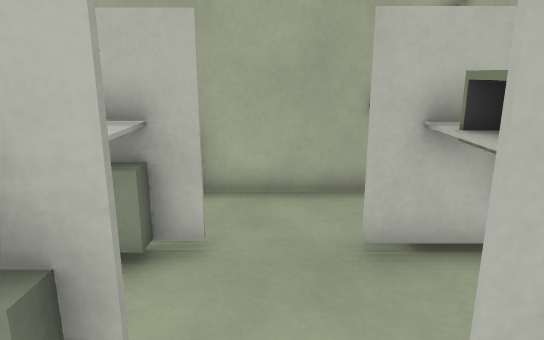
view 1 (above)

24 first-person views from a walk through a 3-D level made in the Godot game engine. The camera is 1.3 m above the floor, tilts 14° down and sees 70° across. The floor is counted in squares, 0.5 m on a side. Each view is taken from the middle of a square. On the plan, view 1 faces up. The plan holds only what a view shows up to about 20 squares ahead; the rest is blank. The place goes on beyond the plan. Some surface patterns are stand-ins.

view 2
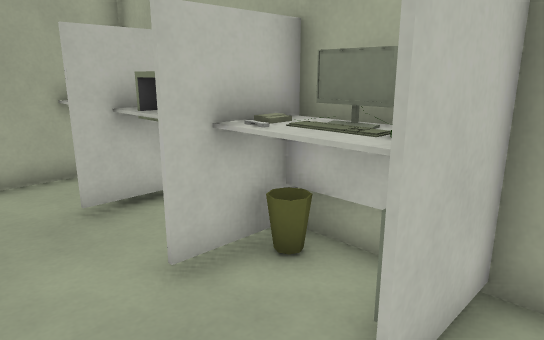

view 3
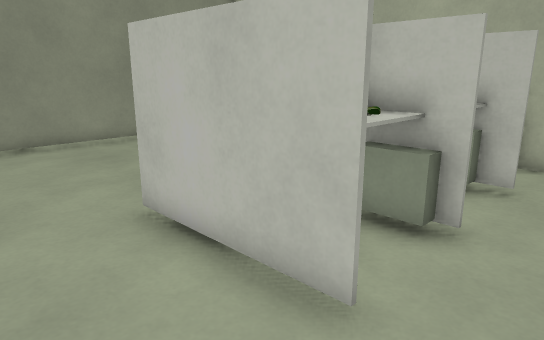

view 4
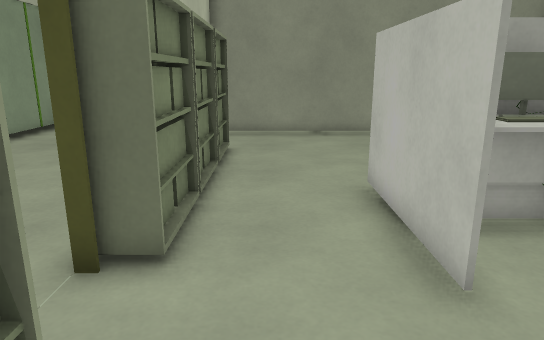

view 5
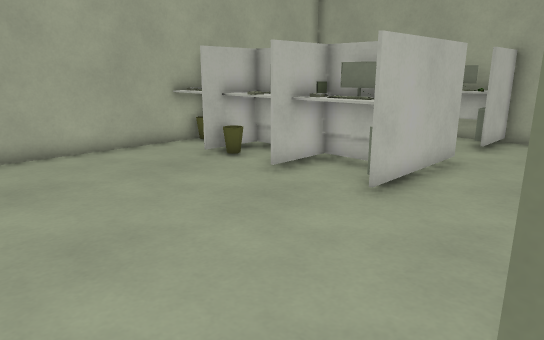

view 6
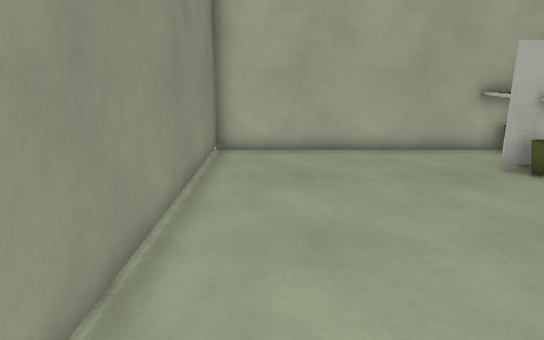

view 7
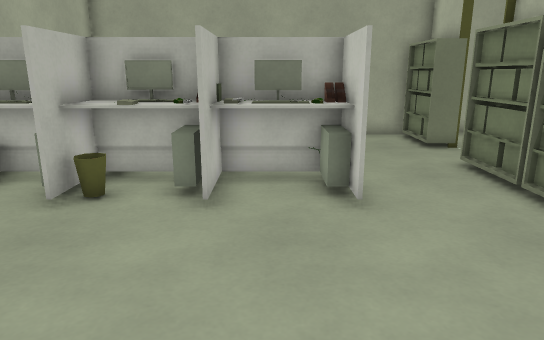

view 8
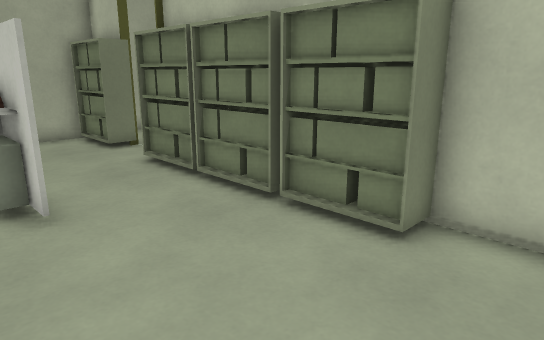

view 9
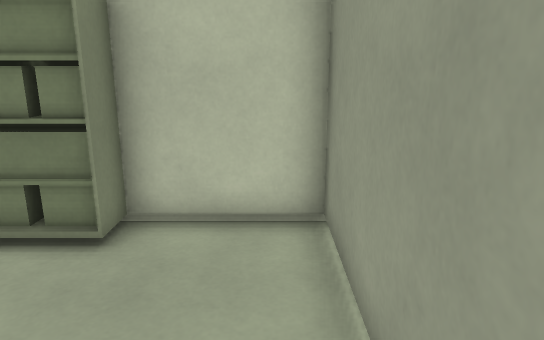

view 10
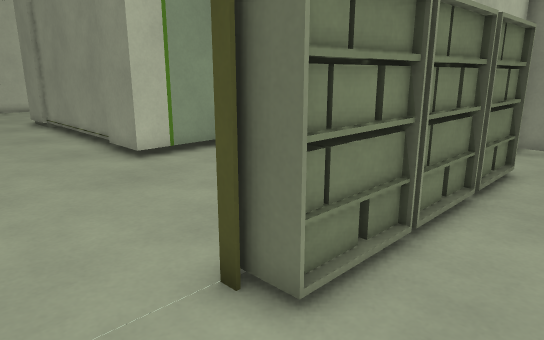

view 11
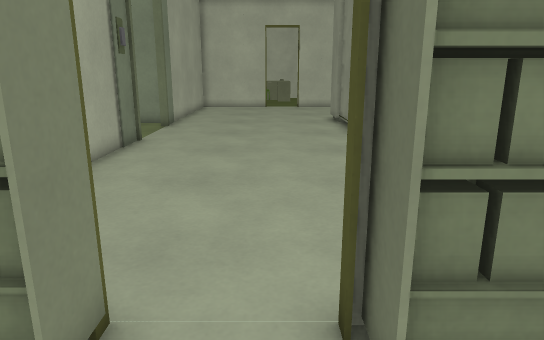

view 12
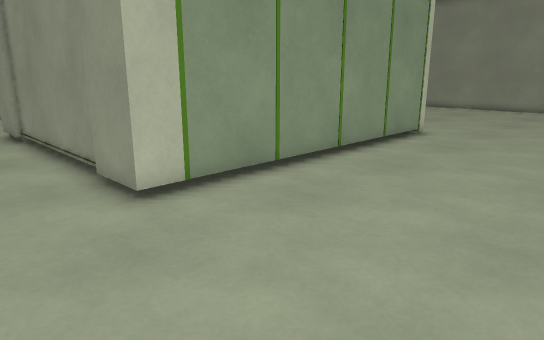

view 13
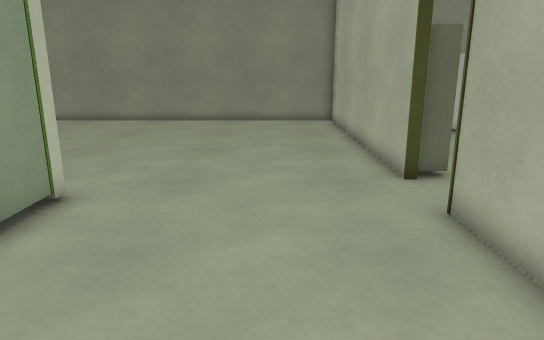

view 14
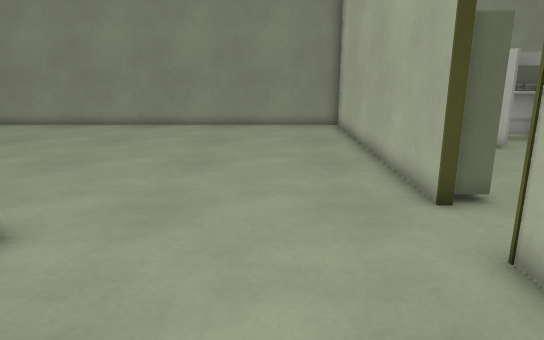

view 15
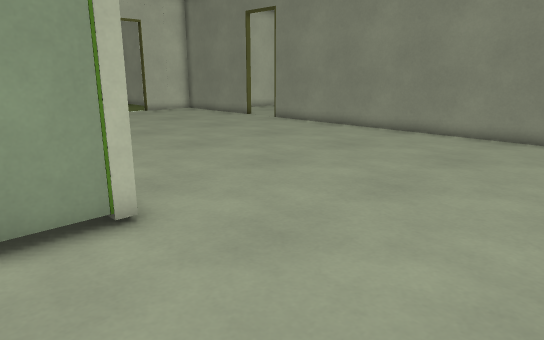

view 16
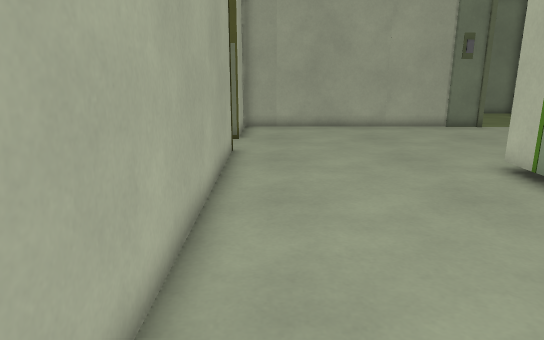

view 17
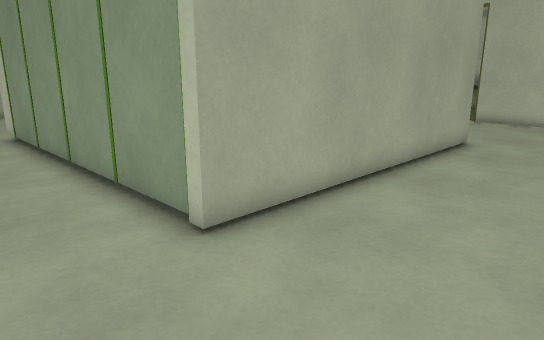

view 18
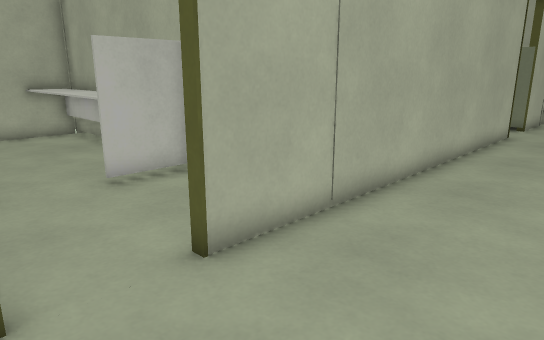

view 19
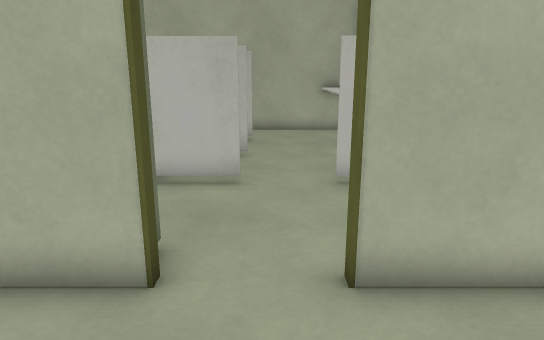

view 20
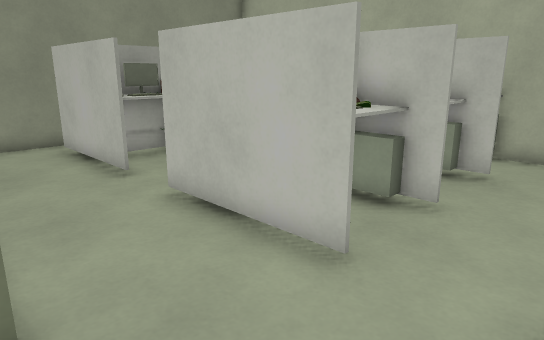

view 21
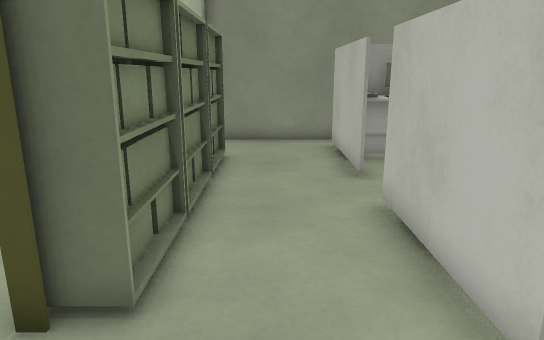

view 22
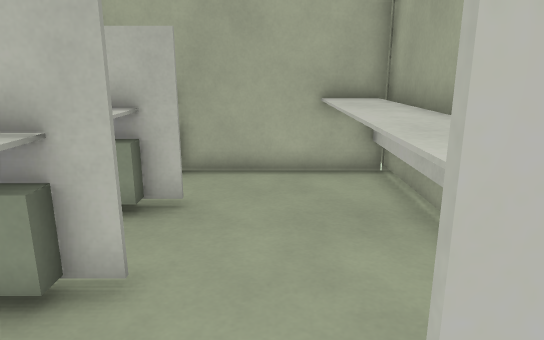

view 23
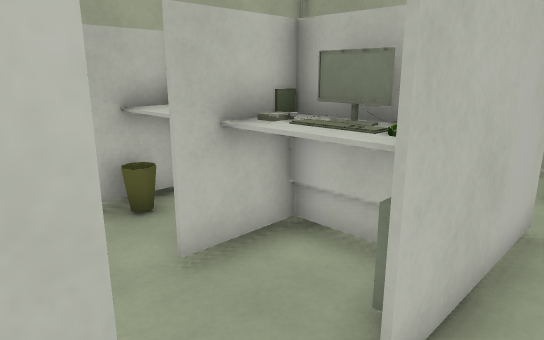

view 24
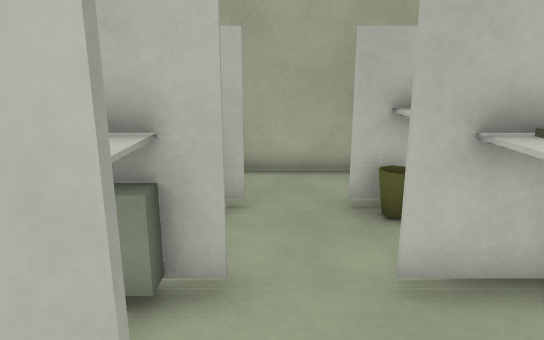

### Floor plan
Key: @ floor where view 1 was taken; # wall or solid block; x gap in a wall; . floor; ^ raised ledge; O other object.
Columns run from 32 left of view 1 to 5 right of it. Each row starts with its distance up from view 1.
  8       ^##^  ^###^^^########^^^^###^
  7       ^..^   ...^^#........^^^ ...^
  6       ^..^   ...^^#........^^ ^...^
  5       ^..^^ ^#..^^#........^^^^...^^
  4       ^..^^ ^...^^#........^^^^...OO
  3       ^..^   ...^^#........^^^^....O
  2     ^^^..^^^^#..^^#........^^^^...^^#
  1     ^^^..^^^^...^^#........^^^^...^^#
  0 #   ^^^..^^^ ...^ #........^^^^.@.^^#
 -1 # x####..#####..###........####...###
 -2 # ................#.................#
 -3 # ................#.................#
 -4 # ................#.................#
 -5 # ..#########.....#...#########..####
 -6 #############..################..####
 -7 #...................................#
 -8 #...................................#
 -9 #...................................#
-10 #...................................#
-11 #...................................#
-12 #...................................#
-13 #.............##########  ##........#
-14 #.............###############.......#
-15 #.............#            # .......#
-16 #.............#            #........##
-17 #.............#            #........#
-18 #.............#            O..........
-19 #.............#            O..........
-20 #.............#            O..........
-21 #.............#            O..........
-22 #.. ..........#            #........##
-23 #    ..... ...#            #..      #

Where each view was taken, in squares from view 1:
view 1: 0 up, 0 right, facing up
view 2: 2 down, 1 left, facing up-right
view 3: 4 down, 1 right, facing up-left
view 4: 3 down, 3 right, facing left
view 5: 5 down, 13 left, facing up-right
view 6: 5 down, 12 left, facing up
view 7: 1 up, 13 left, facing right
view 8: 1 up, 13 left, facing down-right
view 9: 1 up, 13 left, facing down
view 10: 2 down, 1 right, facing down-left
view 11: 2 down, 1 left, facing down
view 12: 6 down, 1 left, facing down-left
view 13: 9 down, 10 left, facing left
view 14: 9 down, 12 left, facing left
view 15: 7 down, 15 left, facing down-left
view 16: 7 down, 15 left, facing right
view 17: 10 down, 23 left, facing down-right
view 18: 10 down, 20 left, facing up-right
view 19: 10 down, 18 left, facing up
view 20: 5 down, 16 left, facing up-left
view 21: 3 down, 16 left, facing left
view 22: 2 down, 17 left, facing up
view 23: 2 down, 26 left, facing up-right
view 24: 2 down, 25 left, facing up
